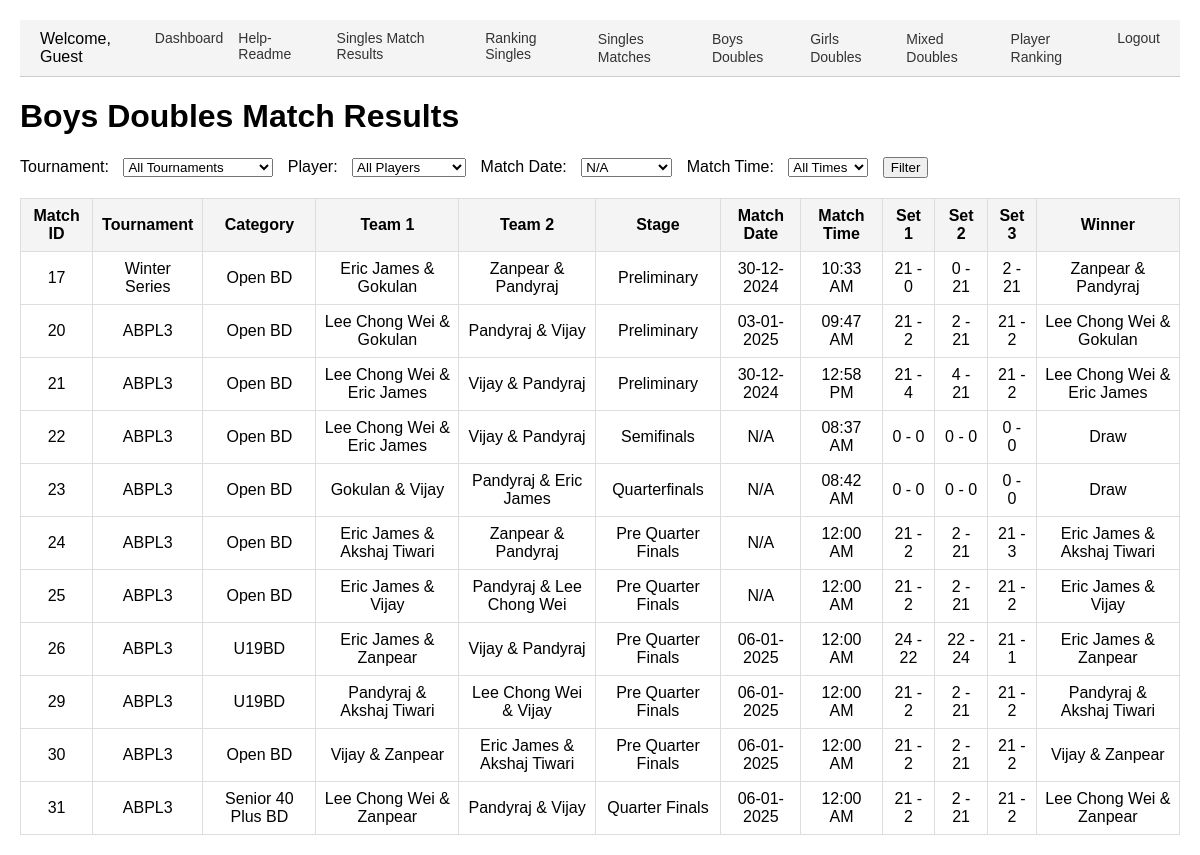
The page /results_bd.php on the database its author committed.
### tables this page shows
CREATE TABLE `matches` (
  `id` int(11) NOT NULL,
  `tournament_id` int(11) NOT NULL,
  `category_id` int(11) NOT NULL,
  `pool` enum('A','B') DEFAULT NULL,
  `player1_id` int(11) DEFAULT NULL,
  `player2_id` int(11) DEFAULT NULL,
  `pre_quarter` tinyint(1) DEFAULT 0,
  `quarter` tinyint(1) DEFAULT 0,
  `semi` tinyint(1) DEFAULT 0,
  `final` tinyint(1) DEFAULT 0,
  `set1_player1_points` int(11) DEFAULT 0,
  `set1_player2_points` int(11) DEFAULT 0,
  `set2_player1_points` int(11) DEFAULT 0,
  `set2_player2_points` int(11) DEFAULT 0,
  `set3_player1_points` int(11) DEFAULT 0,
  `set3_player2_points` int(11) DEFAULT 0,
  `created_by` int(11) DEFAULT NULL,
  `stage` varchar(22) NOT NULL,
  `match_date` date DEFAULT NULL,
  `match_time` varchar(255) NOT NULL,
  `date` date DEFAULT NULL,
  `team1_player1_id` int(11) NOT NULL DEFAULT 0,
  `team1_player2_id` int(11) NOT NULL DEFAULT 0,
  `team2_player1_id` int(11) DEFAULT 0,
  `team2_player2_id` int(11) DEFAULT 0,
  `set1_team1_points` int(11) NOT NULL DEFAULT 0,
  `set1_team2_points` int(11) DEFAULT 0,
  `set2_team1_points` int(11) DEFAULT 0,
  `set2_team2_points` int(11) DEFAULT 0,
  `set3_team1_points` int(11) DEFAULT 0,
  `set3_team2_points` int(11) DEFAULT 0,
  `player3_id` int(11) DEFAULT NULL,
  `player4_id` int(11) DEFAULT NULL
);

CREATE TABLE `tournaments` (
  `id` int(11) NOT NULL,
  `name` varchar(255) NOT NULL,
  `created_by` int(11) DEFAULT NULL,
  `year` int(11) NOT NULL DEFAULT year(curdate())
);

CREATE TABLE `categories` (
  `id` int(11) NOT NULL,
  `name` varchar(255) NOT NULL,
  `created_by` int(11) NOT NULL,
  `age_group` varchar(255) DEFAULT NULL,
  `sex` varchar(10) DEFAULT NULL,
  `type` enum('singles','doubles','mixed doubles') DEFAULT 'singles',
  `tournament_id` int(11) NOT NULL
);

### results_bd.php (the view, shortened to what this page needs)
<?php include 'header.php'; ?>
<?php
require_once 'conn.php';
$conn = new mysqli($servername, $username, $password, $dbname);
$match_date = $_GET['match_date'] ?? '';
$dates = $conn->query("SELECT DISTINCT match_date FROM matches ORDER BY match_date");
$query = "
    SELECT
        m.id AS match_id,
        t.name AS tournament_name,
        c.name AS category_name,
        c.type AS category_type, /* Singles, Doubles, or Mixed Doubles */
        p1.name AS team1_player1_name,
        p2.name AS team1_player2_name,
        p3.name AS team2_player1_name,
        p4.name AS team2_player2_name,
        m.stage,
        m.match_date,
        m.match_time,
        m.set1_team1_points,
        m.set1_team2_points,
        m.set2_team1_points,
        m.set2_team2_points,
        m.set3_team1_points,
        m.set3_team2_points
    FROM matches m
    INNER JOIN tournaments t ON m.tournament_id = t.id
    INNER JOIN categories c ON m.category_id = c.id
    LEFT JOIN players p1 ON m.team1_player1_id = p1.id
    LEFT JOIN players p2 ON m.team1_player2_id = p2.id
    LEFT JOIN players p3 ON m.team2_player1_id = p3.id
    LEFT JOIN players p4 ON m.team2_player2_id = p4.id
    WHERE c.type = 'doubles' AND c.sex = 'M' /* Filter only doubles and male categories */
";
$query .= " ORDER BY m.id";
$result = $conn->query($query);
?>
<!DOCTYPE html>
<html lang="en">
<head>
</head>
<body>
    <h1>Boys Doubles Match Results</h1>
    <form method="get">
        <label for="tournament_id">Tournament:</label>
        <select name="tournament_id" id="tournament_id">
            <option value="">All Tournaments</option>
        </select>
        <label for="player_id">Player:</label>
        <select name="player_id" id="player_id">
            <option value="">All Players</option>
        </select>
        <label for="match_date">Match Date:</label>
        <select name="match_date" id="match_date">
            <?php while ($row = $dates->fetch_assoc()): ?>
                <option value="<?= $row['match_date'] ?>" <?= $match_date == $row['match_date'] ? 'selected' : '' ?>>
                    <?= $row['match_date'] ? date("d-m-Y", strtotime($row['match_date'])) : 'N/A' ?>
                </option>
            <?php endwhile; ?>
        </select>
        <label for="datetime">Match Time:</label>
        <select name="datetime" id="datetime">
            <option value="">All Times</option>
        </select>
        <button type="submit">Filter</button>
    </form>
    <?php if ($result->num_rows > 0): ?>
        <table>
            <tr>
                <th>Match ID</th>
                <th>Tournament</th>
                <th>Category</th>
                <th>Team 1</th>
                <th>Team 2</th>
                <th>Stage</th>
                <th>Match Date</th>
                <th>Match Time</th>
                <th>Set 1</th>
                <th>Set 2</th>
                <th>Set 3</th>
                <th>Winner</th>
            </tr>
            <?php while ($row = $result->fetch_assoc()):
                $team1 = $row['team1_player1_name'] . " & " . $row['team1_player2_name'];
                $team2 = $row['team2_player1_name'] . " & " . $row['team2_player2_name'];
                $team1_total = $row['set1_team1_points'] + $row['set2_team1_points'] + $row['set3_team1_points'];
                $team2_total = $row['set1_team2_points'] + $row['set2_team2_points'] + $row['set3_team2_points'];
                $winner = $team1_total > $team2_total ? $team1 : ($team1_total < $team2_total ? $team2 : 'Draw');
            ?>
                <tr>
                    <td><?= $row['match_id'] ?></td>
                    <td><?= $row['tournament_name'] ?></td>
                    <td><?= $row['category_name'] ?></td>
                    <td><?= $team1 ?></td>
                    <td><?= $team2 ?></td>
                    <td><?= $row['stage'] ?></td>
                    <td><?= $row['match_date'] ? date("d-m-Y", strtotime($row['match_date'])) : 'N/A' ?></td>
                    <td><?= $row['match_time'] ? date("h:i A", strtotime($row['match_time'])) : 'N/A' ?></td>
                    <td><?= $row['set1_team1_points'] . ' - ' . $row['set1_team2_points'] ?></td>
                    <td><?= $row['set2_team1_points'] . ' - ' . $row['set2_team2_points'] ?></td>
                    <td><?= $row['set3_team1_points'] . ' - ' . $row['set3_team2_points'] ?></td>
                    <td><?= $winner ?></td>
                </tr>
            <?php endwhile; ?>
        </table>
    <?php else: ?>
        <p>No matches found for the selected filters.</p>
    <?php endif; ?>
</body>
</html>

### results_bd.php (style rules this page uses)
body { font-family: Arial, sans-serif; margin: 20px; }
table { width: 100%; border-collapse: collapse; margin: 20px 0; }
th, td { border: 1px solid #ddd; padding: 8px; text-align: center; }
th { background-color: #f4f4f4; }
form { margin-bottom: 20px; }
label, select, button { margin-right: 10px; }

### rows shown on the page
matches: id "17", tournament.name "Winter Series", category.name "Open BD", team1 "Eric James & Gokulan", team2 "Zanpear & Pandyraj", stage "Preliminary", match_date "30-12-2024", match_time "10:33 AM", set1_team1_points "21", set1_team2_points "0", set2_team1_points "0", set2_team2_points "21", set3_team1_points "2", set3_team2_points "21", winner "Zanpear & Pandyraj"
matches: id "20", tournament.name "ABPL3", category.name "Open BD", team1 "Lee Chong Wei & Gokulan", team2 "Pandyraj & Vijay", stage "Preliminary", match_date "03-01-2025", match_time "09:47 AM", set1_team1_points "21", set1_team2_points "2", set2_team1_points "2", set2_team2_points "21", set3_team1_points "21", set3_team2_points "2", winner "Lee Chong Wei & Gokulan"
matches: id "21", tournament.name "ABPL3", category.name "Open BD", team1 "Lee Chong Wei & Eric James", team2 "Vijay & Pandyraj", stage "Preliminary", match_date "30-12-2024", match_time "12:58 PM", set1_team1_points "21", set1_team2_points "4", set2_team1_points "4", set2_team2_points "21", set3_team1_points "21", set3_team2_points "2", winner "Lee Chong Wei & Eric James"
matches: id "22", tournament.name "ABPL3", category.name "Open BD", team1 "Lee Chong Wei & Eric James", team2 "Vijay & Pandyraj", stage "Semifinals", shows "N/A", match_time "08:37 AM", set1_team1_points "0", set1_team2_points "0", set2_team1_points "0", set2_team2_points "0", set3_team1_points "0", set3_team2_points "0", winner "Draw"
matches: id "23", tournament.name "ABPL3", category.name "Open BD", team1 "Gokulan & Vijay", team2 "Pandyraj & Eric James", stage "Quarterfinals", shows "N/A", match_time "08:42 AM", set1_team1_points "0", set1_team2_points "0", set2_team1_points "0", set2_team2_points "0", set3_team1_points "0", set3_team2_points "0", winner "Draw"
matches: id "24", tournament.name "ABPL3", category.name "Open BD", team1 "Eric James & Akshaj Tiwari", team2 "Zanpear & Pandyraj", stage "Pre Quarter Finals", shows "N/A", match_time "12:00 AM", set1_team1_points "21", set1_team2_points "2", set2_team1_points "2", set2_team2_points "21", set3_team1_points "21", set3_team2_points "3", winner "Eric James & Akshaj Tiwari"
matches: id "25", tournament.name "ABPL3", category.name "Open BD", team1 "Eric James & Vijay", team2 "Pandyraj & Lee Chong Wei", stage "Pre Quarter Finals", shows "N/A", match_time "12:00 AM", set1_team1_points "21", set1_team2_points "2", set2_team1_points "2", set2_team2_points "21", set3_team1_points "21", set3_team2_points "2", winner "Eric James & Vijay"
matches: id "26", tournament.name "ABPL3", category.name "U19BD", team1 "Eric James & Zanpear", team2 "Vijay & Pandyraj", stage "Pre Quarter Finals", match_date "06-01-2025", match_time "12:00 AM", set1_team1_points "24", set1_team2_points "22", set2_team1_points "22", set2_team2_points "24", set3_team1_points "21", set3_team2_points "1", winner "Eric James & Zanpear"
matches: id "29", tournament.name "ABPL3", category.name "U19BD", team1 "Pandyraj & Akshaj Tiwari", team2 "Lee Chong Wei & Vijay", stage "Pre Quarter Finals", match_date "06-01-2025", match_time "12:00 AM", set1_team1_points "21", set1_team2_points "2", set2_team1_points "2", set2_team2_points "21", set3_team1_points "21", set3_team2_points "2", winner "Pandyraj & Akshaj Tiwari"
matches: id "30", tournament.name "ABPL3", category.name "Open BD", team1 "Vijay & Zanpear", team2 "Eric James & Akshaj Tiwari", stage "Pre Quarter Finals", match_date "06-01-2025", match_time "12:00 AM", set1_team1_points "21", set1_team2_points "2", set2_team1_points "2", set2_team2_points "21", set3_team1_points "21", set3_team2_points "2", winner "Vijay & Zanpear"
matches: id "31", tournament.name "ABPL3", category.name "Senior 40 Plus BD", team1 "Lee Chong Wei & Zanpear", team2 "Pandyraj & Vijay", stage "Quarter Finals", match_date "06-01-2025", match_time "12:00 AM", set1_team1_points "21", set1_team2_points "2", set2_team1_points "2", set2_team2_points "21", set3_team1_points "21", set3_team2_points "2", winner "Lee Chong Wei & Zanpear"

### other values the page prints
$logged_in_user "Guest"
